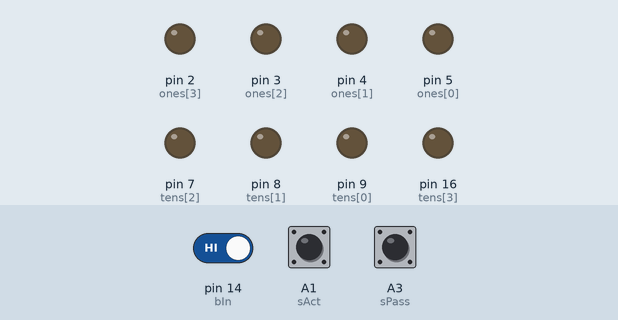
This sketch was run on a simulated Arduino Uno, built with avr-gcc and run on an emulated ATmega328P. Shown: output pins drawn as LEDs (lit = HIGH). Dashed ring = blinking. The inputs (shaded band) are chosen by the test bench; at power-on: A1 (sAct) HIGH, pin 14 (bIn) HIGH, A3 (sPass) HIGH. Pins used as bus, display or sensor lines are not drawn.

Above: at 1.3 s.
1.4 s: A1 (sAct) pulled LOW for 0.2 s
At 2.0 s:
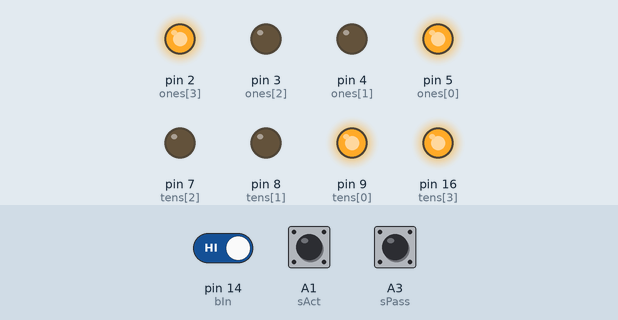
3.1 s: pin 14 (bIn) driven LOW and A1 (sAct) driven LOW
At 4.3 s:
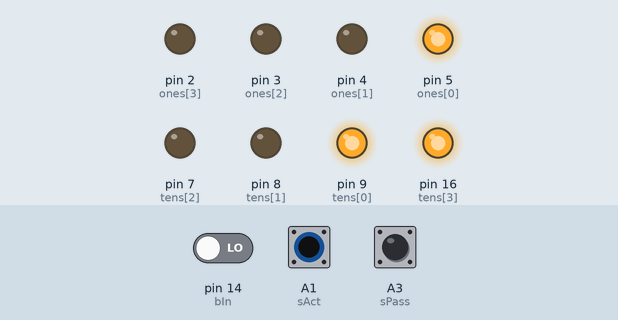
4.6 s: pin 14 (bIn) driven HIGH
At 4.76 s:
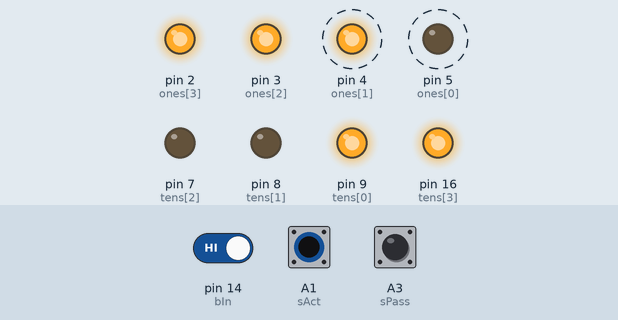
7.6 s: pin 14 (bIn) driven LOW
At 7.6 s:
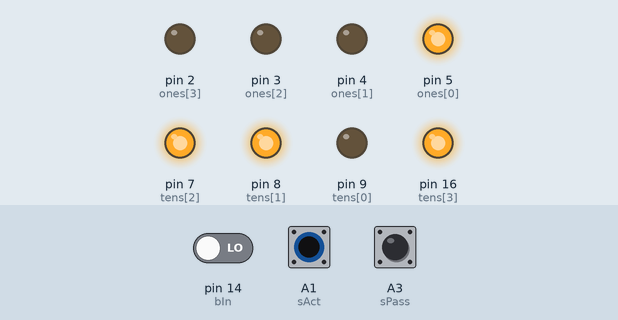
9.1 s: pin 14 (bIn) driven HIGH
At 9.27 s:
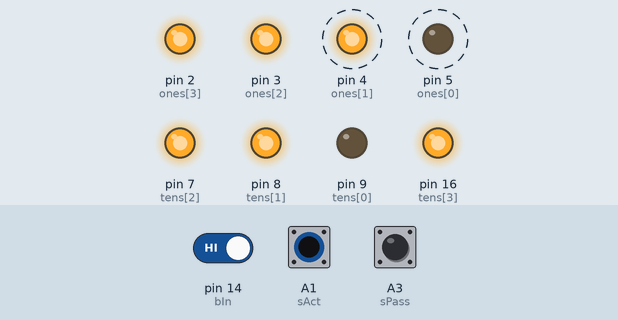
12.1 s: A1 (sAct) driven HIGH
At 12.1 s:
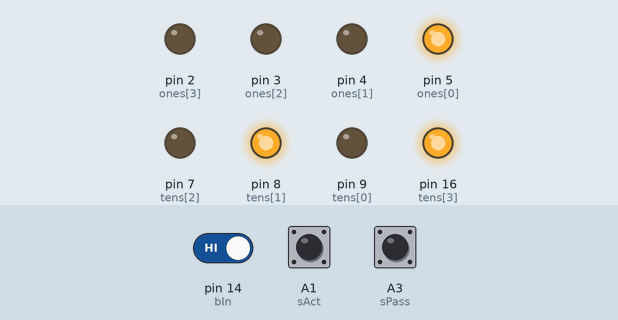
Timing chart, 0 to 14.6 s (numbered marks = the images above; inputs shaded):
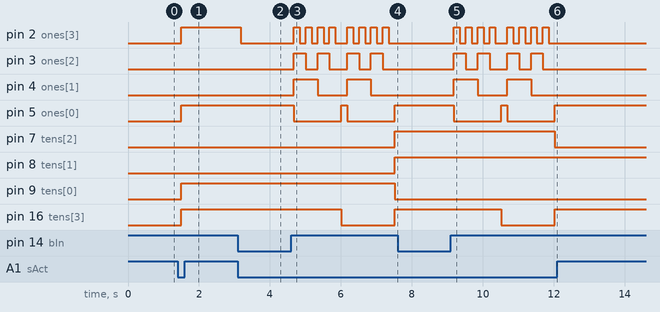

Measured:
- after the input at 1.4 s, pin 2 (ones[3]), pin 5 (ones[0]), pin 9 (tens[0]), pin 16 (tens[3]): LOW → HIGH after 0.10 s
- after the input at 3.1 s, pin 2 (ones[3]): HIGH → LOW after 0.07 s
- after the input at 4.6 s, pin 2 (ones[3]): goes 3 × (HIGH 0.17 s, LOW 0.17 s), HIGH 0.17 s, LOW 0.33 s, 3 × (HIGH 0.17 s, LOW 0.17 s), HIGH 0.17 s, then LOW, starting after 0.08 s; pin 3 (ones[2]): LOW → HIGH after 0.08 s, → LOW 0.33 s later, → HIGH 0.33 s later, → LOW 0.33 s later, … (8 changes in this stretch)
- after the input at 7.6 s, pin 2 (ones[3]), pin 3 (ones[2]): stops changing and stays LOW; pin 4 (ones[1]): stays LOW (without the input it goes to HIGH after 0.08 s); pin 5 (ones[0]): stays HIGH (without the input it goes to LOW after 0.08 s); pin 16 (tens[3]): stays HIGH (without the input it goes to LOW after 1.4 s)
- after the input at 9.1 s, pin 2 (ones[3]): goes 3 × (HIGH 0.17 s, LOW 0.17 s), HIGH 0.17 s, LOW 0.33 s, 3 × (HIGH 0.17 s, LOW 0.17 s), HIGH 0.17 s, then LOW, starting after 0.09 s; pin 3 (ones[2]): LOW → HIGH after 0.09 s, → LOW 0.33 s later, → HIGH 0.33 s later, → LOW 0.33 s later, … (8 changes in this stretch)
- after the input at 12.1 s, pin 2 (ones[3]), pin 3 (ones[2]), pin 4 (ones[1]): stops changing and stays LOW; pin 5 (ones[0]): stays HIGH (without the input it goes to LOW after 0.09 s); pin 16 (tens[3]): stays HIGH (without the input it goes to LOW after 1.4 s)

The sketch:

7seg.ino
```cpp
/* -----------------------------------------------------------------------------

FILE:              7seg.ino

DESCRIPTION:       Main Arduino sketch file for 7seg project

DEVELOPED WITH:    avr-gcc 4.9.2

NOTES:             Using Arduino-Makefile (github.com/sudar/Arduino-Makefile)

VERSION:           none (yet)

----------------------------------------------------------------------------- */
// Counter clock interval (ms)
const int clkSpd = 166;

// BCD definition table
const bool BCD[10][4] = {
	{0, 0, 0, 0},
	{0, 0, 0, 1},
	{0, 0, 1, 0},
	{0, 0, 1, 1},
	{0, 1, 0, 0},
	{0, 1, 0, 1},
	{0, 1, 1, 0},
	{0, 1, 1, 1},
	{1, 0, 0, 0},
	{1, 0, 0, 1}
};

// Output ports for ones place
const char ones[4] = {
	5,
	4,
	3,
	2
};

// Output ports for tens place
const char tens[4] = {
	9,
	8,
	7,
	16
};

// Hardware clock pin
const char clkOut = 6;

// Button input pin
const char bIn = 14;

// Switch pins
const char sAct = A1;
const char sPass = A3;

// Global variables
unsigned long clkLast = 0;
unsigned char onesNow = 0;
unsigned char tensNow = 0;

/* -----------------------------------------------------------------------------
FUNCTION:          disableOutput()
DESCRIPTION:       Disables the register output pins
RETURNS:           void
NOTES:
----------------------------------------------------------------------------- */
void disableOutput() {
	// Clear the registers
	onesNow = 0;
	tensNow = 0;

	// Disable the register output pins so that the hardware can run
	for (unsigned char i = 0; i < 4; ++i) {
		pinMode(tens[i], INPUT);
		pinMode(ones[i], INPUT);
	};
}

/* -----------------------------------------------------------------------------
FUNCTION:          enableOutput()
DESCRIPTION:       Enables the register output pins
RETURNS:           void
NOTES:
----------------------------------------------------------------------------- */
void enableOutput() {
	// Enable the register output pins
	for (unsigned char i = 0; i < 4; ++i) {
		pinMode(tens[i], OUTPUT);
		pinMode(ones[i], OUTPUT);
	};
}

/* -----------------------------------------------------------------------------
FUNCTION:          outputDigit()
DESCRIPTION:       Prints a BCD code to one of the port sequences via loop
RETURNS:           void
NOTES:
----------------------------------------------------------------------------- */
void outputDigit(const char* place, const bool* digit) {
	for (unsigned char i = 0; i < 4; ++i) digitalWrite(place[i], digit[i]);
}

/* -----------------------------------------------------------------------------
FUNCTION:          setup()
DESCRIPTION:       Initialize the environment on startup
RETURNS:           void
NOTES:
----------------------------------------------------------------------------- */
void setup() {
	// Initialize the switch pins (active low)
	pinMode(sAct, INPUT_PULLUP);
	pinMode(sPass, INPUT_PULLUP);

	// Initialize the counter clock pin
	pinMode(clkOut, OUTPUT);

	// Initialize the button pin (active low)
	pinMode(bIn, INPUT_PULLUP);

	(!sAct && sPass) ? enableOutput() : disableOutput();
}

/* -----------------------------------------------------------------------------
FUNCTION:          loop()
DESCRIPTION:       Main loop function
RETURNS:           void
NOTES:
----------------------------------------------------------------------------- */
void loop() {
	// Monitor the clock interval
	unsigned long clkNow = millis();

	if (clkNow > clkLast + clkSpd) {
		// This is the rising edge of the counter clock
		digitalWrite(clkOut, HIGH);
		// Reset the clock timer
		clkLast = clkNow;

		// Switch disables Arduino output and allows hardware to run on clk
		// (active low)
		if (!digitalRead(sAct) && digitalRead(sPass)) {
			enableOutput();
			// Read the button (active low)
			bool bNow = !digitalRead(bIn);

			// This conditional section represents the next, incomming state----
			if (onesNow == 0) {
				tensNow == 0 ? tensNow = 9 : --tensNow;
				onesNow = 9;
			}
			// Button initiates sequence and pauses thereafter
			if ((tensNow != 9 && !bNow) ||
				(onesNow != 9 && !bNow) ||
				(tensNow == 9 && onesNow == 9 && bNow)) {
				--onesNow;
			};
			//------------------------------------------------------------------

			// Update the output pins
			outputDigit(ones, BCD[onesNow]);
			outputDigit(tens, BCD[tensNow]);
		}
		else disableOutput();
	}
	// This is the falling edge of the counter clock (at half the interval)
	else if (clkNow > clkLast + clkSpd / 2) {
		digitalWrite(clkOut, LOW);
	}
}
```
